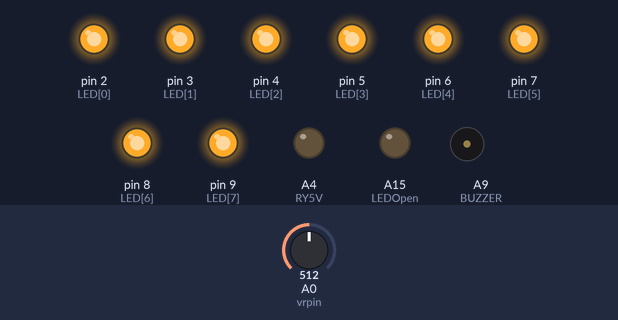
Simulated run of this sketch. Board: Arduino Mega 2560, built with avr-gcc and run on an emulated ATmega2560. Shown: output pins drawn as LEDs (lit = HIGH), buzzer (waves = sounding, pin HIGH). Dashed ring = blinking. The inputs (shaded band) are chosen by the test bench; at power-on: A0 (vrpin) = 512.

Above: at 1.8 s.
1.9 s: A0 (vrpin) set to 0
3.6 s: A0 (vrpin) set to 122
At 3.9 s:
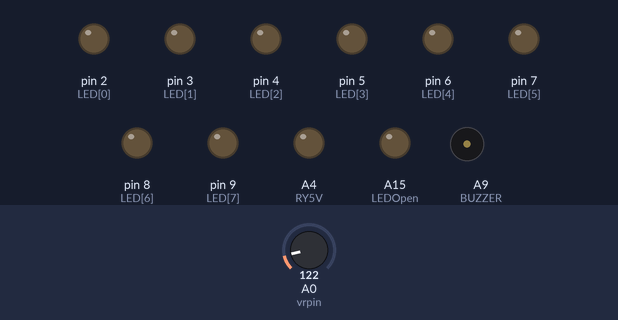
7.1 s: A0 (vrpin) set to 984
10.6 s: A0 (vrpin) set to 1016
At 14.6 s:
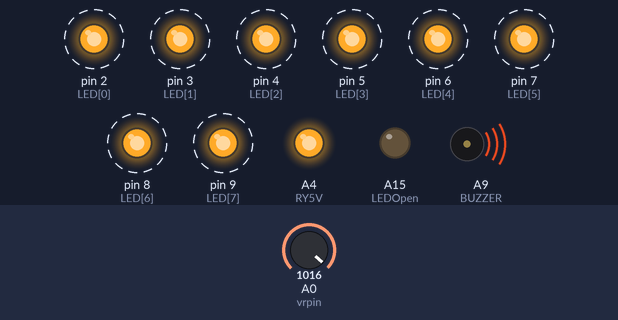
14.7 s: A0 (vrpin) set to 990
At 18.6 s:
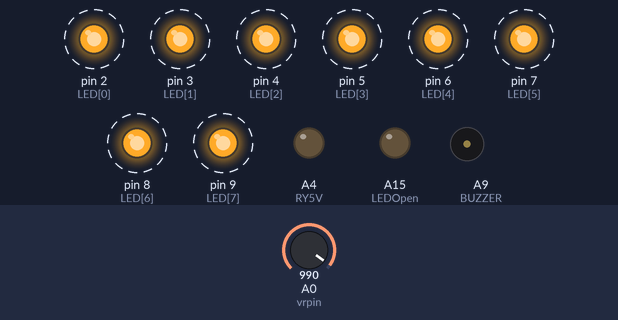
18.8 s: A0 (vrpin) set to 1010
At 23.0 s:
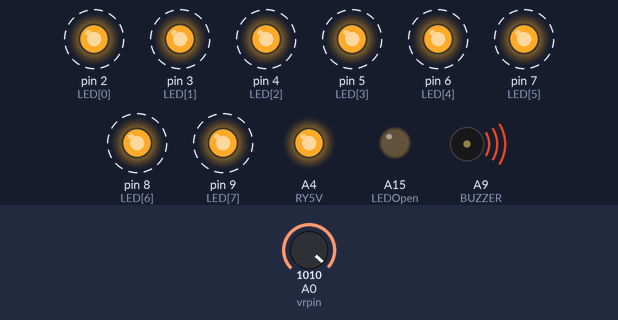
Timing chart, 0 to 23.9 s (numbered marks = the images above; inputs shaded):
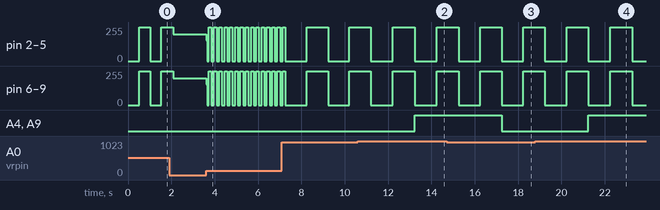

Measured:
- the behaviour switches between 1000 and 1001 on A0 (vrpin) (found by bisection; images 1 and 2)
- after the input at 3.6 s, pin 2 (LED[0]), pin 3 (LED[1]), pin 4 (LED[2]), pin 5 (LED[3]): 200/255 → 156/255 at once, then moves between 0/255 and 255/255, repeating every 0.24 s; pin 6 (LED[4]), pin 7 (LED[5]), pin 8 (LED[6]), pin 9 (LED[7]): 201/255 → 156/255 at once, then moves between 0/255 and 255/255, repeating every 0.24 s
- after the input at 10.6 s, A4 (RY5V), A9 (BUZZER): LOW → HIGH after 2.6 s
- after the input at 14.7 s, A4 (RY5V), A9 (BUZZER): HIGH → LOW after 2.5 s
- after the input at 18.8 s, A4 (RY5V), A9 (BUZZER): LOW → HIGH after 2.4 s

The sketch:

EXE3.ino
```cpp
const int LED[] = {2, 3, 4, 5, 6, 7, 8, 9};
const int LEDOpen = A15;

int BUZZER = A9;

int vrpin = A0;
int vrvalue = 0;

int RY5V = A4;

void setup() {
  // put your setup code here, to run once:

    for(int i = 0; i < 8; i++)
    {

        pinMode(LED[i], OUTPUT);
        digitalWrite(LED[i], HIGH);

    }

    pinMode(LEDOpen, OUTPUT);
    digitalWrite(LEDOpen, LOW);

    pinMode(RY5V, OUTPUT);
    digitalWrite(RY5V, LOW);

    pinMode(BUZZER, OUTPUT);

}

void loop() {
  // put your main code here, to run repeatedly:

    vrvalue = analogRead(vrpin);

    for(int i = 0; i < 8; i++)
    {

        digitalWrite(LED[i], LOW);

    }
    delay(vrvalue);

    for(int i = 0; i < 8; i++)
    {

        digitalWrite(LED[i], HIGH);

    }
    delay(vrvalue);

    if(vrvalue > 1000) {

        digitalWrite(RY5V, HIGH);
        digitalWrite(BUZZER, HIGH);

    }
    else {

        digitalWrite(RY5V, LOW);
        digitalWrite(BUZZER, LOW);

    }

}
```
